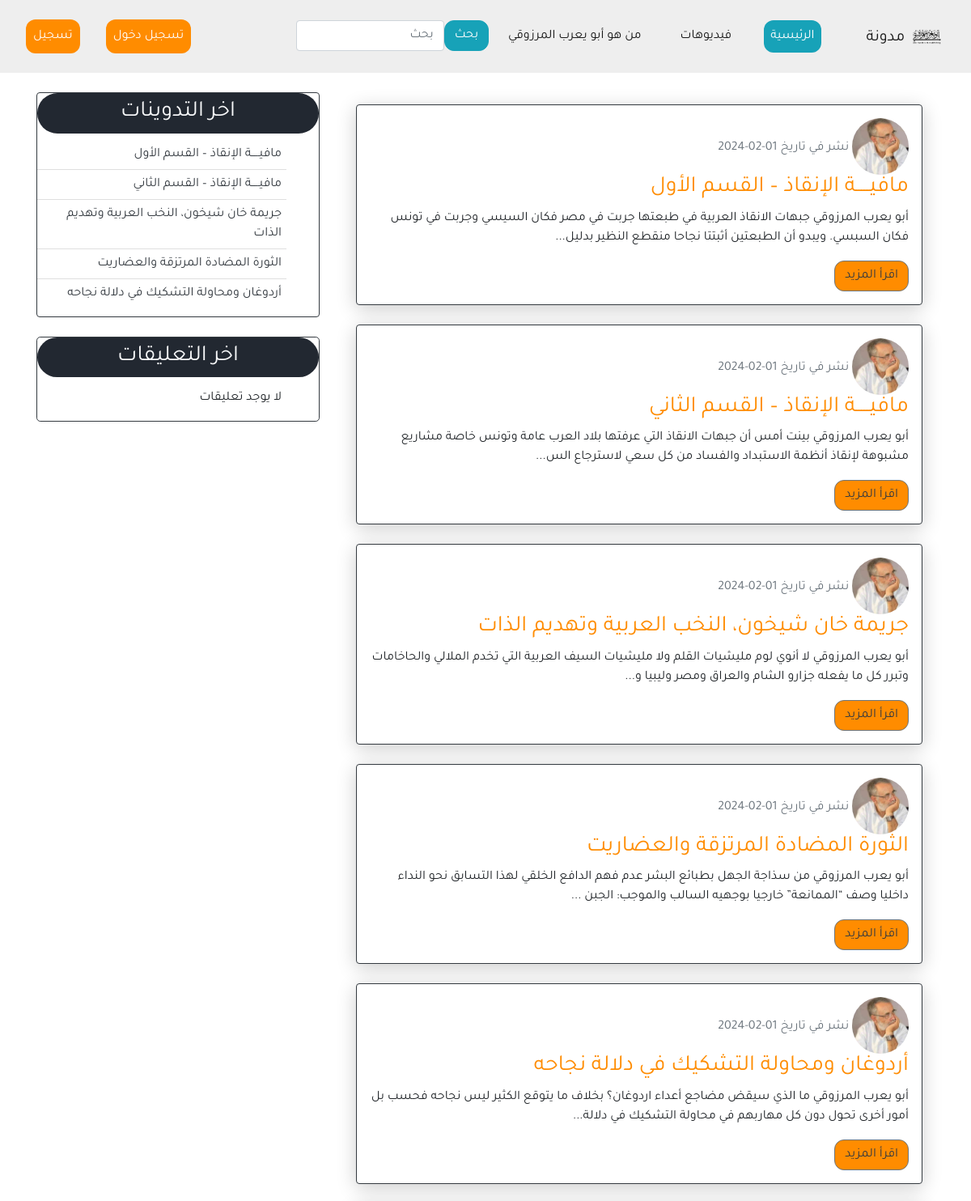
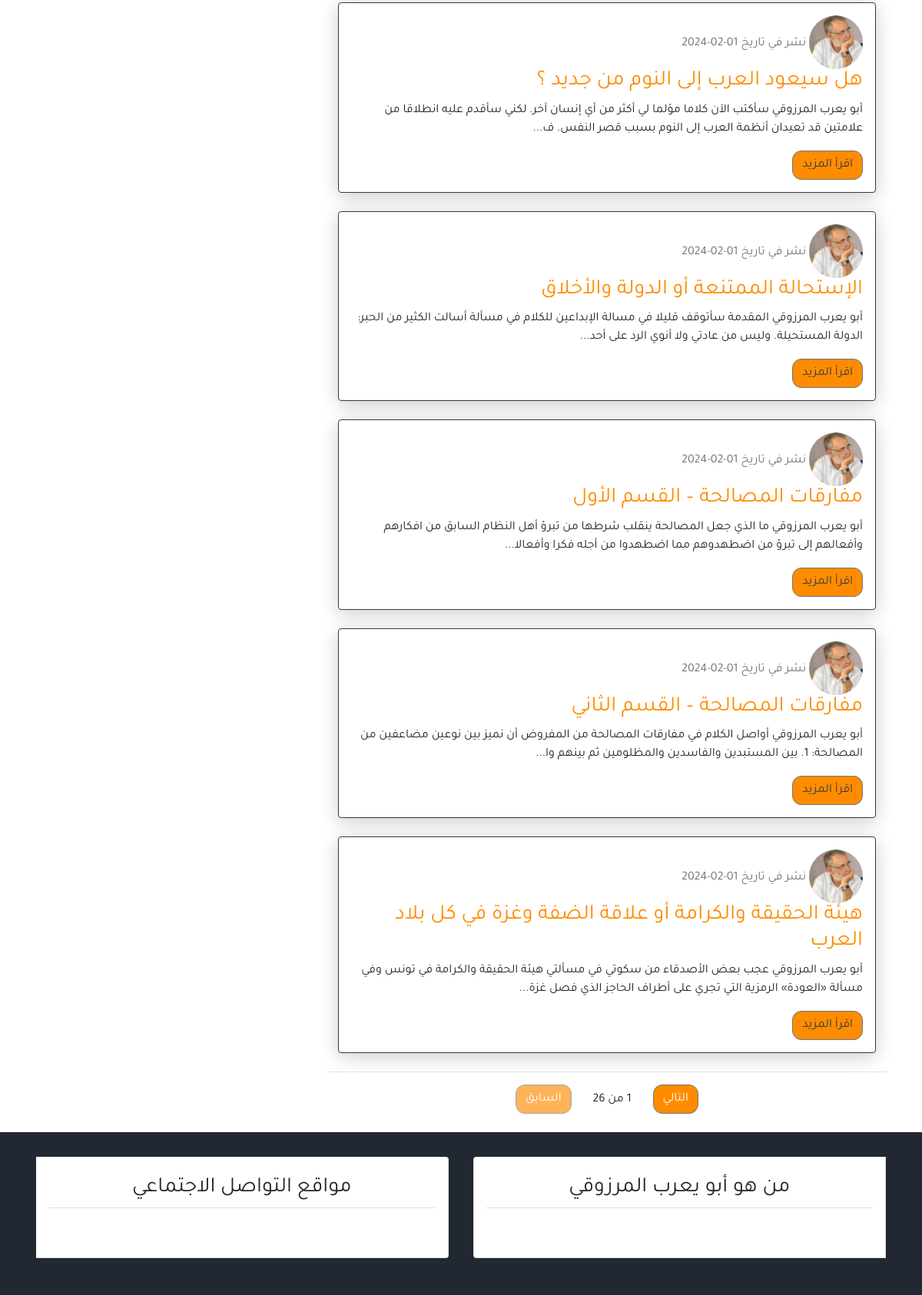
The page / on the database its author committed (2 pictures, top to bottom).
### blog/models.py (models this page shows, shortened)
class Post(models.Model):
    title=models.CharField(max_length=100)
    content=models.TextField()
    post_date=models.DateTimeField(default=timezone.now)
    Post_update=models.DateTimeField(auto_now=True)
    author=models.ForeignKey(User,on_delete=models.CASCADE)
    class Meta:
        ordering=('-post_date',)

### user/models.py (models this page shows, shortened)
class Profile(models.Model):
    image=models.ImageField(default='default.png',upload_to='profile_pics')
    user=models.OneToOneField(User,on_delete=models.CASCADE)

### blog/views.py (the view)
# urls.py: path('',views.home,name='home'),
def home(request):
    current_page = resolve(request.path_info).url_name
    query = request.GET.get('post_search')
    posts = Post.objects.all()
    if query:
        posts = posts.filter(Q(title__icontains=query) | Q(content__icontains=query))
    paginator=Paginator(posts,10)
    page=request.GET.get('page')
    try:
        posts=paginator.page(page)
    except PageNotAnInteger:
            posts=paginator.page(1)
    except EmptyPage:
         posts=paginator.page(paginator.num_page)
    context={'title':'الصفحة ',
             'posts':posts,
             'page':page,
             'current_page':current_page}
    return render(request,'blog/index.html',context)

### blog/templatetags/post_tag.py (called while the page is built)
@register.inclusion_tag('blog/latest_post.html')
def latest_post():
    context={
        'l_posts':Post.objects.all()[0:5]
    }
    return context

@register.inclusion_tag('blog/latest_comments.html')
def latest_comments():
    context={
        'l_comments':Comment.objects.all()[0:5]
    }
    return context

### blog/templates/blog/index.html (shortened to what this page needs)
{% extends 'blog/base.html' %}
{% load static %}
{% block content %}
  {% for post in posts %}
    <div  class="border p-3 mb-4 rounded border-dark post" >
      <img class="img-fluid rounded-circle" width="70px" src="{{post.author.profile.image.url}}" alt="">
      <span class="text-secondary">نشر في تاريخ {{post.post_date|date:'d-m-Y'}}</span>
      <h3><a href="{% url 'detail' post.id %}" class="text-dark title-of-title">{{post.title}}</a></h3>
      {% if post.content|length > 200 %}
        <p>{{ post.content|striptags|slice:":150"}}{% if post.content|length > 10 %}...{% endif %}</p>
        <button class="btn btn-secondary" onclick="showFullContent('{{ post.content|escapejs }}')" ><a href=" {% url 'detail' post.id %} " class="text-dark">اقرأ المزيد </a></button>
      {% else %}
        <p>{{ post.content | safe }}</p>
      {% endif %}
    </div>
  {% endfor %}
  {% include 'blog/pagination.html' with page=posts %}
{% endblock %}

### blog/templates/blog/latest_post.html
<ul class="list-group-flush latest-post">
    {% for post in l_posts %}
    <li class="list-group-item latest-post-item">
        <a class="text-dark" href="{% url 'detail' post.id %}">{{post.title}}</a>
    </li>
    {% endfor %}
</ul>

### blog/static/blog/css/main.css (style rules this page uses)
body { font-family: 'Tajawal', sans-serif; }
html,body { direction: rtl; text-align: right; }
.latest-post .latest-post-item, .latest-comment .latest-comment-item { padding: 6px; }
.latest-post li:first-child, .latest-comment li:first-child { border-top: 0; }
.latest-post li:last-child, .latest-comment li:last-child { border-bottom: 0; padding-bottom: 0; }
.btn-secondary { background-color: #ff8c00 !important; }
.title-of-title { color: #ff8c00 !important ; }
.btn { border-radius: 12px; }

### blog/templates/blog/index.html (style rules this page uses)
.post { background-color: #fff; box-shadow: 0 5px 25px rgba(1 1 1 / 20%); border-radius: 10px; padding: 25px; margin: 15px; transition: 0.7s ease; }

### rows shown on the page
Post: author.profile.image (placeholder picture), post_date "01-02-2024", title "مافيـــــة الإنقاذ – القسم الأول", content "أبو يعرب المرزوقي جبهات الانقاذ العربية في طبعتها جربت في مصر فكان السيسي وجربت في تونس فكان السبسي. ويبدو أن الطبعتين أثبتتا نجاحا منقطع النظير بدليل"
Post: author.profile.image (placeholder picture), post_date "01-02-2024", title "مافيـــــة الإنقاذ – القسم الثاني", content "أبو يعرب المرزوقي بينت أمس أن جبهات الانقاذ التي عرفتها بلاد العرب عامة وتونس خاصة مشاريع مشبوهة لإنقاذ أنظمة الاستبداد والفساد من كل سعي لاسترجاع الس"
Post: author.profile.image (placeholder picture), post_date "01-02-2024", title "جريمة خان شيخون، النخب العربية وتهديم الذات", content "أبو يعرب المرزوقي لا أنوي لوم مليشيات القلم ولا مليشيات السيف العربية التي تخدم الملالي والحاخامات وتبرر كل ما يفعله جزارو الشام والعراق ومصر وليبيا و"
Post: author.profile.image (placeholder picture), post_date "01-02-2024", title "الثورة المضادة المرتزقة والعضاريت", content "أبو يعرب المرزوقي من سذاجة الجهل بطبائع البشر عدم فهم الدافع الخلقي لهذا التسابق نحو النداء داخليا وصف “الممانعة” خارجيا بوجهيه السالب والموجب: الجبن"
Post: author.profile.image (placeholder picture), post_date "01-02-2024", title "أردوغان ومحاولة التشكيك في دلالة نجاحه", content "أبو يعرب المرزوقي ما الذي سيقض مضاجع أعداء اردوغان؟ بخلاف ما يتوقع الكثير ليس نجاحه فحسب بل أمور أخرى تحول دون كل مهاربهم في محاولة التشكيك في دلالة"
Post: author.profile.image (placeholder picture), post_date "01-02-2024", title "هل سيعود العرب إلى النوم من جديد ؟", content "أبو يعرب المرزوقي سأكتب الآن كلاما مؤلما لي أكثر من أي إنسان آخر. لكني سأقدم عليه انطلاقا من علامتين قد تعيدان أنظمة العرب إلى النوم بسبب قصر النفس. ف"
Post: author.profile.image (placeholder picture), post_date "01-02-2024", title "الإستحالة الممتنعة أو الدولة والأخلاق", content "أبو يعرب المرزوقي المقدمة سأتوقف قليلا في مسالة الإبداعين للكلام في مسألة أسالت الكثير من الحبر: الدولة المستحيلة. وليس من عادتي ولا أنوي الرد على أحد"
Post: author.profile.image (placeholder picture), post_date "01-02-2024", title "مفارقات المصالحة – القسم الأول", content "أبو يعرب المرزوقي ما الذي جعل المصالحة ينقلب شرطها من تبرؤ أهل النظام السابق من افكارهم وأفعالهم إلى تبرؤ من اضطهدوهم مما اضطهدوا من أجله فكرا وأفعالا"
Post: author.profile.image (placeholder picture), post_date "01-02-2024", title "مفارقات المصالحة – القسم الثاني", content "أبو يعرب المرزوقي أواصل الكلام في مفارقات المصالحة من المفروض أن نميز بين نوعين مضاعفين من المصالحة: 1. بين المستبدين والفاسدين والمظلومين ثم بينهم وا"
Post: author.profile.image (placeholder picture), post_date "01-02-2024", title "هيئة الحقيقة والكرامة أو علاقة الضفة وغزة في كل بلاد العرب", content "أبو يعرب المرزوقي عجب بعض الأصدقاء من سكوتي في مسألتي هيئة الحقيقة والكرامة في تونس وفي مسألة «العودة» الرمزية التي تجري على أطراف الحاجز الذي فصل غزة"

### other values the page prints
{{ page.paginator.num_pages }} "26"
